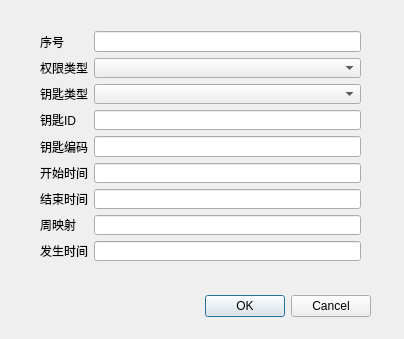
<?xml version="1.0" encoding="UTF-8"?>
<ui version="4.0">
 <class>Dialog</class>
 <widget class="QDialog" name="Dialog">
  <property name="geometry">
   <rect>
    <x>0</x>
    <y>0</y>
    <width>404</width>
    <height>339</height>
   </rect>
  </property>
  <property name="windowTitle">
   <string>Dialog</string>
  </property>
  <widget class="QDialogButtonBox" name="buttonBox">
   <property name="geometry">
    <rect>
     <x>30</x>
     <y>290</y>
     <width>341</width>
     <height>32</height>
    </rect>
   </property>
   <property name="orientation">
    <enum>Qt::Horizontal</enum>
   </property>
   <property name="standardButtons">
    <set>QDialogButtonBox::Cancel|QDialogButtonBox::Ok</set>
   </property>
  </widget>
  <widget class="QWidget" name="">
   <property name="geometry">
    <rect>
     <x>40</x>
     <y>31</y>
     <width>321</width>
     <height>230</height>
    </rect>
   </property>
   <layout class="QGridLayout" name="gridLayout">
    <item row="0" column="0">
     <widget class="QLabel" name="label_5">
      <property name="text">
       <string>序号</string>
      </property>
     </widget>
    </item>
    <item row="0" column="1">
     <widget class="QLineEdit" name="SequencelineEdit"/>
    </item>
    <item row="1" column="0">
     <widget class="QLabel" name="label_6">
      <property name="text">
       <string>权限类型</string>
      </property>
     </widget>
    </item>
    <item row="1" column="1">
     <widget class="QComboBox" name="KeyTypeComboBox"/>
    </item>
    <item row="2" column="0">
     <widget class="QLabel" name="label">
      <property name="text">
       <string>钥匙类型</string>
      </property>
     </widget>
    </item>
    <item row="2" column="1">
     <widget class="QComboBox" name="AuthTypeComboBox"/>
    </item>
    <item row="3" column="0">
     <widget class="QLabel" name="label_2">
      <property name="text">
       <string>钥匙ID</string>
      </property>
     </widget>
    </item>
    <item row="3" column="1">
     <widget class="QLineEdit" name="KeyIDlineEdit"/>
    </item>
    <item row="4" column="0">
     <widget class="QLabel" name="label_4">
      <property name="text">
       <string>钥匙编码</string>
      </property>
     </widget>
    </item>
    <item row="4" column="1">
     <widget class="QLineEdit" name="KeyCodelineEdit">
      <property name="text">
       <string/>
      </property>
     </widget>
    </item>
    <item row="5" column="0">
     <widget class="QLabel" name="label_8">
      <property name="text">
       <string>开始时间</string>
      </property>
     </widget>
    </item>
    <item row="5" column="1">
     <widget class="QLineEdit" name="StartTimelineEdit"/>
    </item>
    <item row="6" column="0">
     <widget class="QLabel" name="label_9">
      <property name="text">
       <string>结束时间</string>
      </property>
     </widget>
    </item>
    <item row="6" column="1">
     <widget class="QLineEdit" name="EndTimelineEdit"/>
    </item>
    <item row="7" column="0">
     <widget class="QLabel" name="label_7">
      <property name="text">
       <string>周映射</string>
      </property>
     </widget>
    </item>
    <item row="7" column="1">
     <widget class="QLineEdit" name="WeeklylineEdit"/>
    </item>
    <item row="8" column="0">
     <widget class="QLabel" name="label_3">
      <property name="text">
       <string>发生时间</string>
      </property>
     </widget>
    </item>
    <item row="8" column="1">
     <widget class="QLineEdit" name="OccurredTimelineEdit"/>
    </item>
   </layout>
  </widget>
 </widget>
 <resources/>
 <connections>
  <connection>
   <sender>buttonBox</sender>
   <signal>accepted()</signal>
   <receiver>Dialog</receiver>
   <slot>accept()</slot>
   <hints>
    <hint type="sourcelabel">
     <x>248</x>
     <y>254</y>
    </hint>
    <hint type="destinationlabel">
     <x>157</x>
     <y>274</y>
    </hint>
   </hints>
  </connection>
  <connection>
   <sender>buttonBox</sender>
   <signal>rejected()</signal>
   <receiver>Dialog</receiver>
   <slot>reject()</slot>
   <hints>
    <hint type="sourcelabel">
     <x>316</x>
     <y>260</y>
    </hint>
    <hint type="destinationlabel">
     <x>286</x>
     <y>274</y>
    </hint>
   </hints>
  </connection>
 </connections>
</ui>
